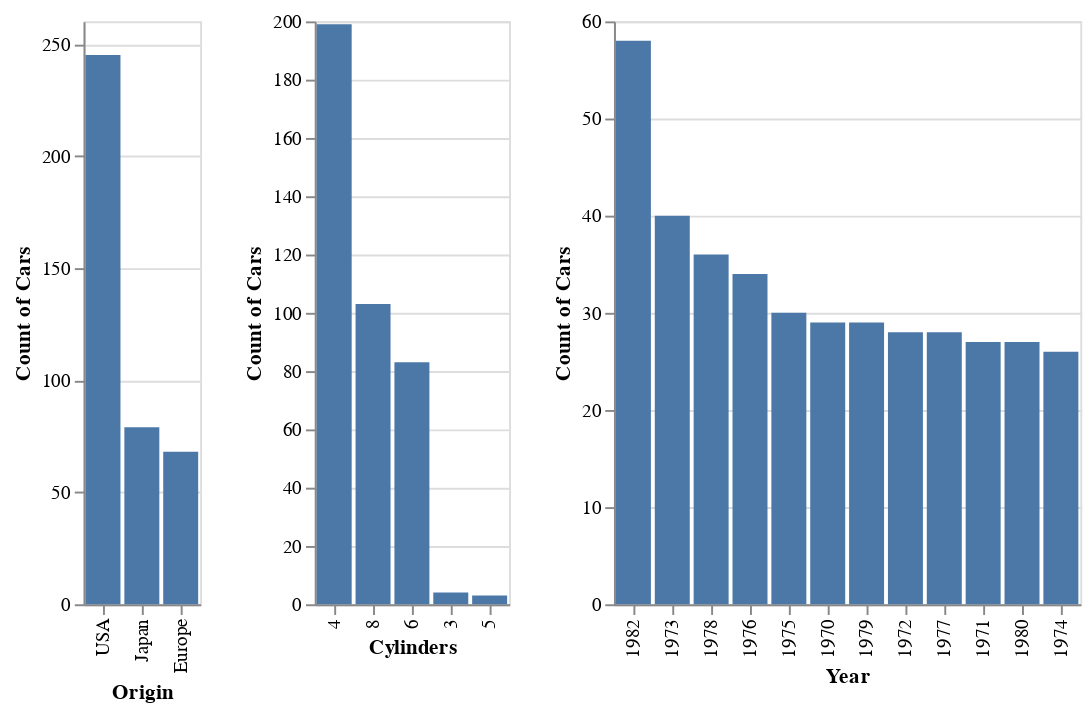

Notebook code for this chart:
### Markdown cell above
#### Bar Chart

### Code cell
# Casting for visualization purpose
df["Cylinders"] = df["Cylinders"].astype(str)
df["Year"] = df["Year"].astype(str)

frequency_chart_Origin = alt.Chart(df).mark_bar().encode(
    x=alt.X('Origin', sort='-y'),
    y=alt.Y('count()', title = "Count of Cars")
)
frequency_chart_Cylinders = alt.Chart(df).mark_bar().encode(
    x=alt.X('Cylinders', sort='-y'),
    y=alt.Y('count()', title = "Count of Cars")
)
frequency_chart_Year = alt.Chart(df).mark_bar().encode(
    x=alt.X('Year', sort='-y'),
    y=alt.Y('count()', title = "Count of Cars")
)

frequency_chart_Origin | frequency_chart_Cylinders | frequency_chart_Year

### Figure 1 — Vega-Lite specification as saved in the notebook (floating-point values rounded to 4 significant figures; data arrays with more than 128 entries replaced by an {"elided": "..."} marker saying what was removed)
{"$schema": "https://vega.github.io/schema/vega-lite/v5.16.3.json", "config": {"view": {"continuousHeight": 300, "continuousWidth": 300}}, "data": {"name": "data-c4a8c8457757e4ca237478c2a245a693"}, "datasets": {"data-c4a8c8457757e4ca237478c2a245a693": {"elided": "392 records"}}, "hconcat": [{"encoding": {"x": {"field": "Origin", "sort": "-y", "type": "nominal"}, "y": {"aggregate": "count", "title": "Count of Cars", "type": "quantitative"}}, "mark": {"type": "bar"}}, {"encoding": {"x": {"field": "Cylinders", "sort": "-y", "type": "nominal"}, "y": {"aggregate": "count", "title": "Count of Cars", "type": "quantitative"}}, "mark": {"type": "bar"}}, {"encoding": {"x": {"field": "Year", "sort": "-y", "type": "nominal"}, "y": {"aggregate": "count", "title": "Count of Cars", "type": "quantitative"}}, "mark": {"type": "bar"}}]}
